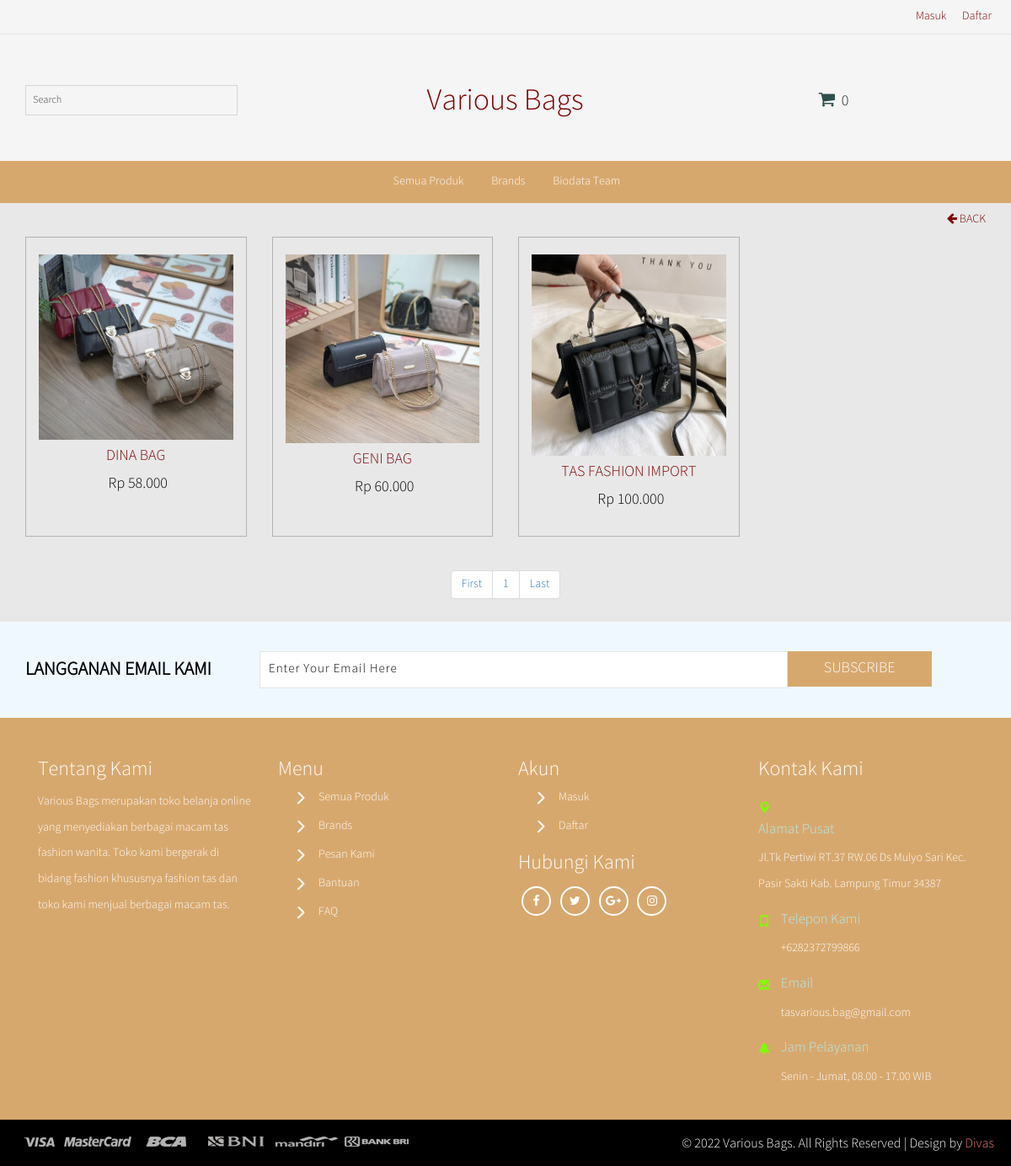
The page /index.php?p=productbrand&b=Get Daily Gear on the database its author committed.
### tables this page shows
CREATE TABLE `items` (
  `item_id` varchar(11) NOT NULL,
  `item_name` varchar(100) NOT NULL,
  `cat_id` int(11) NOT NULL,
  `scat_id` int(11) NOT NULL,
  `brd_id` int(11) NOT NULL,
  `size` varchar(30) NOT NULL,
  `clr_id` varchar(11) NOT NULL,
  `bgimg` varchar(50) NOT NULL,
  `image` varchar(100) NOT NULL,
  `detail` text NOT NULL,
  `material_care` mediumtext NOT NULL,
  `price` varchar(11) NOT NULL,
  `discount` varchar(11) NOT NULL,
  `stock` int(11) NOT NULL,
  `available` varchar(10) NOT NULL,
  `creation_date` date NOT NULL DEFAULT '0000-00-00'
);

### page/productbrand.php (the view, shortened to what this page needs)
<div class="top-products">
	<div class="container">
		<div class="text-right" style="margin-top: 10px;"><a href="../index.php?p=brands"><i class="fa fa-arrow-left"></i> BACK</a></div>
		<div class="row product" style="margin-top: 10px;">
			<?php
			$brand = $_GET['b'];
			$perpage = 20;
			$page = isset($_GET['page']) ? $_GET['page'] : "";
			if(empty($page)){
				$num = 0;
				$page = 1;
			}else{
				$num = ($page - 1) * $perpage;
			}
			$query = "SELECT * FROM items INNER JOIN brands ON brands.brd_id = items.brd_id WHERE items.available = 'Ada' AND brands.brand = '$brand' ORDER by item_id ASC LIMIT $num, $perpage";
			$result = mysqli_query($conn, $query);
			while($row = mysqli_fetch_array($result)){
			?>
			<div class="col-md-3 col-xs-6 product-left">
				<div class="p-one">
					<a href="#">
						<img src="../miiadmin/img/<?php echo $row['bgimg']; ?>"/>
					</a>
					<h4><?php echo $row['item_name']; ?></h4>
					<?php
						if($row['discount'] == "0"){
							echo '
							<div class="item_price">
								<p>
									<span>Rp '.number_format($row['price'],0,".",".").'</span>
								</p>
							</div>
							';
						}
						?>
				</div>
			</div>
			<?php
			}
			$sql = mysqli_query($conn, "SELECT * FROM items , brands WHERE items.available = 'Ada' AND brands.brand = '$brand' AND items.brd_id = brands.brd_id ORDER by item_id ASC");
			$row = mysqli_fetch_array($sql);
			$total_record = mysqli_num_rows($sql);
			$total_page = ceil($total_record / $perpage);
			?>
			<div class="col-lg-12">
				<nav class="text-center">
					<ul class="pagination">
						<?php
						if($page > 1){
							$prev = "<a href='&page=1'><span aria-hidden='true'>First</span></a>";
						}else{
							$prev = "<a href=''><span aria-hidden='true'>First</span></a>";
						}
						$number = '';
						for($i=1; $i<=$total_page; $i++){
							if($i == $page){
								$number .= "<a href='../index.php?p=productbrand&b=".$row['brand']."&page=$i'>$i</a>";
							}else{
								$number .= "<a href='../index.php?p=productbrand&b=".$row['brand']."&page=$i'>$i</a>";
							}
						}
						if($page < $total_page){
							$link = $page + 1;
							$next = "<a href='&page=$total_page'><span aria-hidden='true'>Last</span></a>";
						}else{
							$next = "<a href=''><span aria-hidden='true'>Last</span></a>";
						}
						?>
						<li><?php echo $prev; ?></li>
						<li><?php echo $number; ?></li>
						<li><?php echo $next; ?></li>
					</ul>
				</nav>
			</div>
		</div>
	</div>
</div>

### assets/css/variousbags.css (style rules this page uses)
body { font-weight: normal; padding: 0; color: #800000; background-color: #E8E8E8; font-family: 'Source Sans Pro Light', sans-serif; }
h1, h2, h3, h4, h5, h6, p { font-family: 'Source Sans Pro Light', sans-serif; }
a { color: #800000; }
.product { display: -webkit-box; display: -webkit-flex; display: flex; flex-wrap: wrap; }
.product > .product-left { display: flex; flex-direction: column; }
.product-left { position: relative; text-align: center; padding-bottom: 20px; }
.p-one { border: 1px solid #B2B2B2; padding: 20px 15px; min-height: 100%; }
.p-one img { width: 100%; -webkit-transition-duration: 0.5s; -moz-transition-duration: 0.5s; -o-transition-duration: 0.5s; transition-duration: 0.5s; }
.item_price p span { padding-left: 5px; font-size: 18px; color: #000; }

### rows shown on the page
items: bgimg (picture), item_name "DINA BAG", price "58.000"
items: bgimg (picture), item_name "GENI BAG", price "60.000"
items: bgimg (picture), item_name "TAS FASHION IMPORT", price "100.000"
